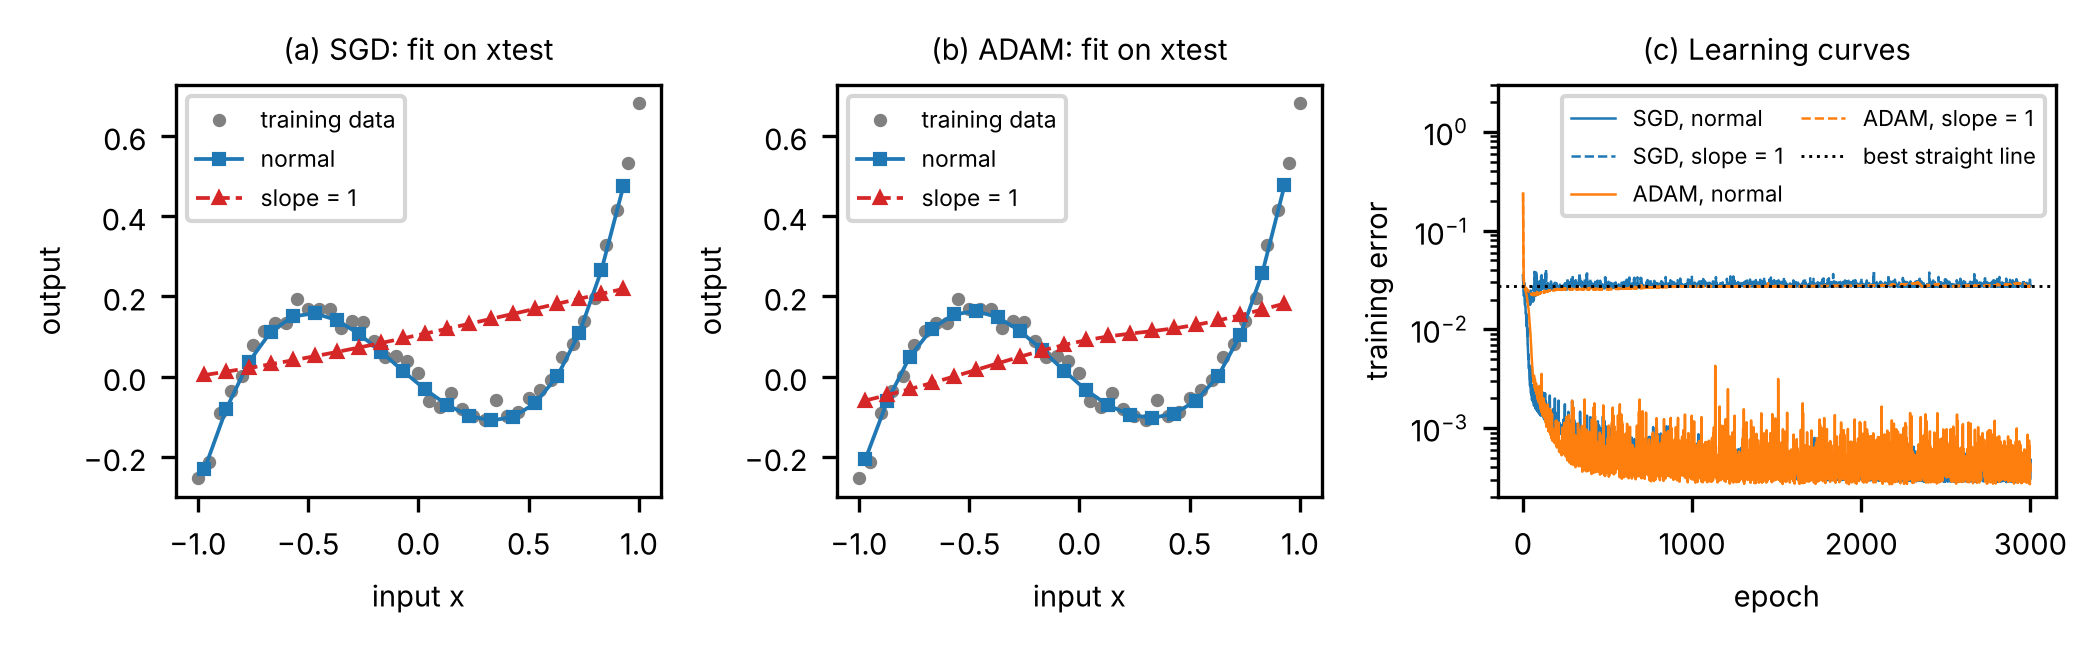

Reproduce this figure in Python.
# CODE MAP of WhatIf_Task2.py  (What-if 2: the forgotten derivative; everything else as in Task2.py)
# Settings        the one line of Task2.py that is changed, and what it is changed to
# Run Task2       run_task2: runs Task2.py up to its plots, as it is or with the slope of tanh
#                 replaced by 1; returns Task2.py's variables (weights, learning curves, functions)
# Run both        the normal run and the run with the slope replaced by 1 (SGD and ADAM in each)
# Print           final training error, ratio to the normal run, first epoch below 0.001 (the
#                 numbers in the report); for slope = 1: lowest error and its epoch, mean of the
#                 last 500 epochs, the best straight line's error, final weights and hidden inputs
# Figure          fits on xtest (SGD, ADAM) and the four learning curves (WhatIf_Task2.png)
# AI use          Claude Opus 5.5 (claude.ai), default settings

# %% Settings
# Run from the folder that contains Task2.py, RegressionData.csv and InitialWeights.npz:
#   python WhatIf_Task2.py        (about 40 seconds)
# Task2.py is not edited: its text is read and run twice, once as it is and once with the line
# of eq. (8) changed. Same data, starting weights, seed, settings and update rules in both runs;
# Task2.py's train() starts m, v and t at zero and sets the seed at the start of every run.
import contextlib
import io
import numpy as np
import matplotlib
matplotlib.use('Agg')                       # no windows; the figure is saved to a file
import matplotlib.pyplot as plt

TASK2_SOURCE = open('Task2.py').read().split('# %% Plots')[0]    # everything except Task2's plots
NORMAL_LINE = 'slope = 1 - a1**2'           # eq. (8): slope of tanh at each hidden node, 1 - a^2
FORGOTTEN_LINE = 'slope = np.ones_like(a1)'  # the What-if: the slope is replaced by 1
assert TASK2_SOURCE.count(NORMAL_LINE) == 1  # the one line that is changed


# %% Run Task2
def run_task2(forget_slope: bool) -> dict:
    """Run Task2.py without its plots. forget_slope=True replaces 1 - a1**2 by 1 in gradients().
    Returns Task2.py's variables, e.g. params_sgd, err_sgd, params_adam, err_adam, predict."""
    code = TASK2_SOURCE.replace(NORMAL_LINE, FORGOTTEN_LINE) if forget_slope else TASK2_SOURCE
    names = {}
    with contextlib.redirect_stdout(io.StringIO()):            # Task2.py's own printout is hidden
        exec(compile(code, 'Task2.py', 'exec'), names)
    return names


# %% Run both
normal = run_task2(forget_slope=False)
forgot = run_task2(forget_slope=True)


# %% Print
first_below = normal['first_below']          # Task2.py: first epoch below 0.001, or 'not reached'
x, d = normal['x_train'], normal['d_train']
line_err = np.mean((d - np.polyval(np.polyfit(x, d, 1), x)) ** 2)    # best straight line y = p*x + q

print('Final training error after 3000 epochs, mean of (d - y)^2 over the 41 samples')
print(f'{"":5s} {"normal":>9s} {"slope = 1":>10s} {"ratio":>7s}   first epoch below 0.001 (normal; slope = 1)')
for m in ('sgd', 'adam'):
    e0, e1 = normal[f'err_{m}'], forgot[f'err_{m}']
    print(f'{m.upper():5s} {e0[-1]:9.6f} {e1[-1]:10.6f} {e1[-1] / e0[-1]:7.2f}   '
          f'{first_below(e0)}; {first_below(e1)}')

print(f'\nBest straight line through the 41 samples (least squares): training error {line_err:.4f}')
print('With slope = 1:')
for m in ('sgd', 'adam'):
    e1 = forgot[f'err_{m}']
    i = int(e1.argmin())
    W1, b1, W2, b2 = forgot[f'params_{m}']
    v = W1 * x + b1                                             # hidden inputs for all 41 samples
    print(f'  {m.upper():4s} lowest error {e1[i]:.4f} at epoch {i + 1}; '
          f'mean of the last 500 epochs {e1[-500:].mean():.4f}')
    print(f'       final W1 = {np.round(W1.ravel(), 3)}, W2 = {np.round(W2.ravel(), 3)}')
    print('       hidden input range of each node over the data: '
          + ', '.join(f'{v[j].min():.2f} to {v[j].max():.2f}' for j in range(3)))


# %% Figure
# Sized for the report (about 16 cm wide), so the text prints at about 6-7 pt.
plt.rcParams.update({'font.size': 7})
xtest = normal['xtest']
fig, axs = plt.subplots(1, 3, figsize=(7.0, 2.15), gridspec_kw=dict(width_ratios=[1, 1, 1.15]))
for ax, m, title in ((axs[0], 'sgd', '(a) SGD: fit on xtest'), (axs[1], 'adam', '(b) ADAM: fit on xtest')):
    ax.plot(x, d, 'o', color='grey', ms=2.2, label='training data')
    ax.plot(xtest, normal['predict'](xtest, normal[f'params_{m}']), 's-', color='tab:blue',
            ms=2.2, lw=0.9, label='normal')
    ax.plot(xtest, forgot['predict'](xtest, forgot[f'params_{m}']), '^--', color='tab:red',
            ms=2.2, lw=0.9, label='slope = 1')
    ax.set_xlabel('input x'); ax.set_ylabel('output')
    ax.set_title(title, fontsize=7); ax.legend(fontsize=5.5, loc='upper left')
ax = axs[2]
epochs = np.arange(1, len(normal['err_sgd']) + 1)
for m, c in (('sgd', 'tab:blue'), ('adam', 'tab:orange')):
    ax.semilogy(epochs, normal[f'err_{m}'], color=c, lw=0.6, label=f'{m.upper()}, normal')
    ax.semilogy(epochs, forgot[f'err_{m}'], color=c, lw=0.6, ls='--', label=f'{m.upper()}, slope = 1')
ax.axhline(line_err, color='k', lw=0.7, ls=':', label='best straight line')
ax.set_xlabel('epoch'); ax.set_ylabel('training error')
ax.set_ylim(2e-4, 3)                                            # room for the legend above the curves
ax.set_title('(c) Learning curves', fontsize=7); ax.legend(fontsize=5.3, loc='upper right', ncol=2, columnspacing=0.8)
fig.tight_layout()
fig.savefig('WhatIf_Task2.png', dpi=300)
print('\nFigure saved: WhatIf_Task2.png')
